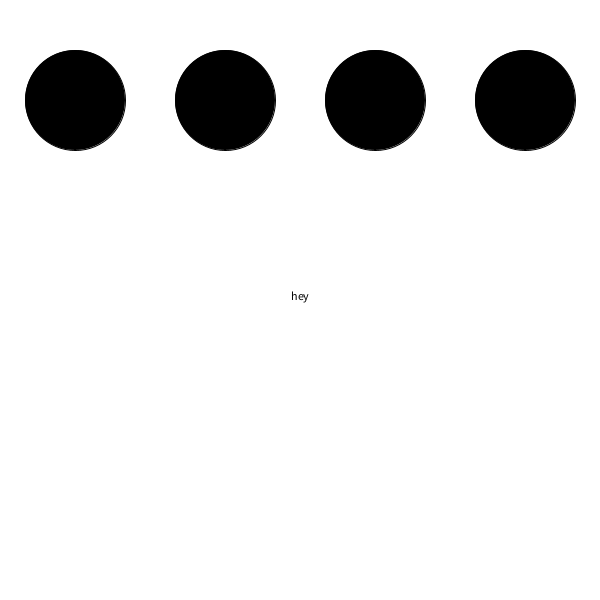
Frame 1 (no input)
Frame 60 (the mouse pressed at the canvas centre just before this capture): identical to frame 1, image omitted
Frame 120 (the mouse held since frame 60 and released just before this capture): identical to frame 1, image omitted

The Processing sketch that drew this single still picture (run headless with seeded random() and noise(); from frame 60 on, the mouse is pressed at the canvas centre):

// Processing sketch: question_1_redone
// ── question_1_redone.pde
String myStrings[] = {"hey", "hey pal", "mugs", "nice"};
int size = 100;
float xPos [] = new float [4];
int index;

void setup() {
  size(600, 600);

  float spacing = width/4;

  for (int i = 0; i < 4; i++) {
    xPos[i]= i*spacing + size*.75;
  }
}


void draw() {
  background(255);

  float spacing = width/4;
  for (int i = 0; i < 4; i++) {
    xPos[i]= i*spacing + size*.75;
    if (dist(mouseX, mouseY, xPos[i], 100)<=size && mousePressed) {
      index = i;
      println(i);
      fill(255);
    } else {
      fill(0);
      ellipse( xPos[i], 100, size, size);
    }
  }
  fill(0);
    text(myStrings[index], width/2-textWidth(myStrings[index])/2, height/2);
}
